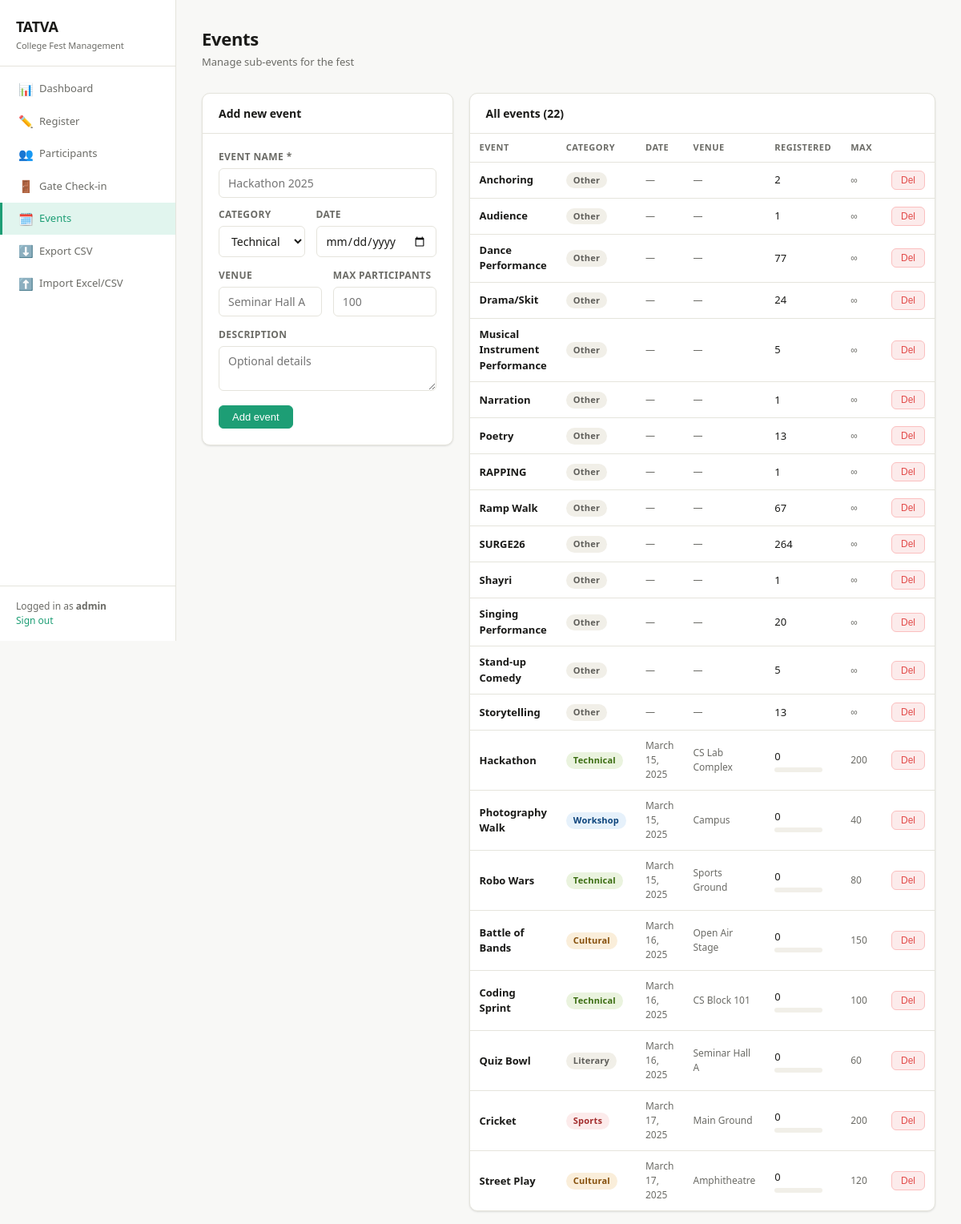
/events/ (signed in), run on the app's committed database.
### events/models.py (models this page shows, shortened)
class Event(models.Model):
    name = models.CharField(max_length=150)
    category = models.CharField(max_length=20, choices=EventCategory.choices, default=EventCategory.TECHNICAL)
    date = models.DateField(null=True, blank=True)
    venue = models.CharField(max_length=200, blank=True)
    max_participants = models.PositiveIntegerField(null=True, blank=True, help_text='Leave blank for unlimited')
    description = models.TextField(blank=True)
    created_at = models.DateTimeField(auto_now_add=True)
    class Meta:
        ordering = ['date', 'name']
    @property
    def registration_count(self):
        return self.participants.count()
    @property
    def fill_percentage(self):
        if self.max_participants and self.max_participants > 0:
            return min(100, round(self.registration_count / self.max_participants * 100))
        return 0

### events/views.py (the view)
# urls.py: path('events/', views.event_list, name='event_list'),
@login_required
def event_list(request):
    events = Event.objects.annotate(reg_count=Count('participants')).order_by('date', 'name')
    form = EventForm()
    if request.method == 'POST':
        form = EventForm(request.POST)
        if form.is_valid():
            form.save()
            messages.success(request, f'Event "{form.cleaned_data["name"]}" added.')
            return redirect('event_list')
    return render(request, 'events/events.html', {'events': events, 'form': form})

### events/forms.py
class EventForm(forms.ModelForm):
    class Meta:
        model = Event
        fields = ['name', 'category', 'date', 'venue', 'max_participants', 'description']
        widgets = {
            'name': forms.TextInput(attrs={'placeholder': 'Hackathon 2025', 'class': 'form-input'}),
            'category': forms.Select(attrs={'class': 'form-input'}),
            'date': forms.DateInput(attrs={'type': 'date', 'class': 'form-input'}),
            'venue': forms.TextInput(attrs={'placeholder': 'Seminar Hall A', 'class': 'form-input'}),
            'max_participants': forms.NumberInput(attrs={'placeholder': '100', 'class': 'form-input'}),
            'description': forms.Textarea(attrs={'rows': 2, 'class': 'form-input', 'placeholder': 'Optional details'}),
        }

### events/templates/events/events.html (shortened to what this page needs)
{% extends 'events/base.html' %}
{% block content %}
<div class="page-header">
  <h2>Events</h2>
  <p>Manage sub-events for the fest</p>
</div>
<div style="display:grid;grid-template-columns:1fr 1.6fr;gap:1.25rem;align-items:start">
  <div class="card">
    <div class="card-header"><h3>Add new event</h3></div>
    <div class="card-body">
      <form method="post" novalidate>
        <div class="form-grid full" style="margin-bottom:12px">
          <div class="form-group">
            <label>Event name *</label>
            {{ form.name }}
          </div>
        </div>
        <div class="form-grid">
          <div class="form-group">
            <label>Category</label>{{ form.category }}
          </div>
          <div class="form-group">
            <label>Date</label>{{ form.date }}
          </div>
        </div>
        <div class="form-grid">
          <div class="form-group">
            <label>Venue</label>{{ form.venue }}
          </div>
          <div class="form-group">
            <label>Max participants</label>{{ form.max_participants }}
          </div>
        </div>
        <div class="form-grid full">
          <div class="form-group">
            <label>Description</label>{{ form.description }}
          </div>
        </div>
        <button type="submit" class="btn btn-primary" style="margin-top:4px">Add event</button>
      </form>
    </div>
  </div>
  <div class="card">
    <div class="card-header">
      <h3>All events ({{ events.count }})</h3>
    </div>
    <div class="table-wrap">
      <table>
        <thead>
          <tr>
            <th>Event</th>
            <th>Category</th>
            <th>Date</th>
            <th>Venue</th>
            <th>Registered</th>
            <th>Max</th>
            <th></th>
          </tr>
        </thead>
        <tbody>
          {% for e in events %}
          <tr>
            <td><strong style="font-size:13px">{{ e.name }}</strong></td>
            <td>
              <span class="badge badge-{% if e.category == 'Technical' %}green{% elif e.category == 'Cultural' %}amber{% elif e.category == 'Sports' %}red{% elif e.category == 'Workshop' %}blue{% else %}gray{% endif %}">
                {{ e.category }}
              </span>
            </td>
            <td style="font-size:12px;color:var(--muted)">{{ e.date|default:"—" }}</td>
            <td style="font-size:12px;color:var(--muted)">{{ e.venue|default:"—" }}</td>
            <td>
              {{ e.reg_count }}
              {% if e.max_participants %}
              <div class="progress" style="width:60px;margin-top:4px">
              </div>
              {% endif %}
            </td>
            <td style="font-size:12px;color:var(--muted)">{{ e.max_participants|default:"∞" }}</td>
            <td>
              <form method="post" action="{% url 'delete_event' e.pk %}" onsubmit="return confirm('Delete event {{ e.name }}? Registrations for this event will be removed.')">
                <button type="submit" class="btn btn-sm btn-danger">Del</button>
              </form>
            </td>
          </tr>
          {% empty %}
          <tr><td colspan="7" class="empty-state"><p>No events yet. Add your first event.</p></td></tr>
          {% endfor %}
        </tbody>
      </table>
    </div>
  </div>
</div>
{% endblock %}

### events/templates/events/base.html (shortened to what this page needs)
<!DOCTYPE html>
<html lang="en">
<head>
</head>
<body>
<div class="layout">
  <aside class="sidebar">
    <div class="sidebar-logo">
      <h1>TATVA</h1>
      <p>College Fest Management</p>
    </div>
    <nav class="sidebar-nav">
      <a href="{% url 'dashboard' %}" class="nav-item {% if request.resolver_match.url_name == 'dashboard' %}active{% endif %}">
        <span class="icon">📊</span> Dashboard
      </a>
      <a href="{% url 'register_participant' %}" class="nav-item {% if 'register' in request.resolver_match.url_name %}active{% endif %}">
        <span class="icon">✏️</span> Register
      </a>
      <a href="{% url 'participant_list' %}" class="nav-item {% if 'participant_list' in request.resolver_match.url_name %}active{% endif %}">
        <span class="icon">👥</span> Participants
      </a>
      <a href="{% url 'gate_checkin' %}" class="nav-item {% if 'gate' in request.resolver_match.url_name %}active{% endif %}">
        <span class="icon">🚪</span> Gate Check-in
      </a>
      <a href="{% url 'event_list' %}" class="nav-item {% if 'event' in request.resolver_match.url_name %}active{% endif %}">
        <span class="icon">🗓️</span> Events
      </a>
      <a href="{% url 'export_csv' %}" class="nav-item">
        <span class="icon">⬇️</span> Export CSV
      </a>
      <a href="#" onclick="document.getElementById('importModal').style.display='flex'; return false;" class="nav-item">
        <span class="icon">⬆️</span> Import Excel/CSV
      </a>
    </nav>
    <div class="sidebar-footer">
      Logged in as <strong>{{ request.user.username }}</strong><br>
      <a href="{% url 'logout' %}">Sign out</a>
    </div>
  </aside>
  <main class="main">
    {% block content %}{% endblock %}
  </main>
</div>
</body>
</html>

### events/templates/events/base.html (style rules this page uses)
* { box-sizing:border-box;margin:0;padding:0 }
:root { --accent:#1D9E75;--accent-dark:#085041;--accent-light:#E1F5EE; --danger:#E24B4A;--danger-light:#FCEBEB; --warn:#BA7517;--warn-light:#FAEEDA; --info:#185FA5;--info-light:#E6F1FB; --bg:#F8F8F6;--surface:#FFFFFF;--border:#E5E4DC; --text:#1A1A18;--muted:#6B6B66;--subtle:#A0A09A; --radius:10px;--radius-sm:6px; --shadow:0 1px 3px rgba(0,0,0,.07),0 1px 2px rgba(0,0,0,.05); }
body { font-family:'Segoe UI',system-ui,sans-serif;background:var(--bg);color:var(--text);font-size:15px;line-height:1.5;min-height:100vh }
a { color:var(--accent);text-decoration:none }
.layout { display:flex;min-height:100vh }
.sidebar { width:220px;background:var(--surface);border-right:1px solid var(--border);display:flex;flex-direction:column;position:fixed;top:0;left:0;height:100vh;z-index:100 }
.main { margin-left:220px;flex:1;padding:2rem;max-width:calc(100% - 220px) }
.sidebar-logo { padding:1.25rem 1.25rem 1rem;border-bottom:1px solid var(--border) }
.sidebar-logo h1 { font-size:18px;font-weight:600;color:var(--text);letter-spacing:-.3px }
.sidebar-logo p { font-size:11px;color:var(--muted);margin-top:2px }
.sidebar-nav { flex:1;padding:.5rem 0 }
.nav-item { display:flex;align-items:center;gap:10px;padding:9px 1.25rem;color:var(--muted);font-size:13px;font-weight:500;transition:all .15s;border-left:3px solid transparent }
.nav-item.active { color:var(--accent);background:var(--accent-light);border-left-color:var(--accent) }
.nav-item .icon { width:16px;text-align:center;font-size:15px }
.sidebar-footer { padding:1rem 1.25rem;border-top:1px solid var(--border);font-size:12px;color:var(--muted) }
.page-header { margin-bottom:1.75rem }
.page-header h2 { font-size:22px;font-weight:600;color:var(--text);letter-spacing:-.3px }
.page-header p { font-size:13px;color:var(--muted);margin-top:3px }
.card { background:var(--surface);border:1px solid var(--border);border-radius:var(--radius);box-shadow:var(--shadow) }
.card-body { padding:1.25rem }
.card-header { padding:.9rem 1.25rem;border-bottom:1px solid var(--border);display:flex;align-items:center;justify-content:space-between }
.card-header h3 { font-size:14px;font-weight:600;color:var(--text) }
.btn { display:inline-flex;align-items:center;gap:6px;padding:7px 16px;border-radius:var(--radius-sm);border:1px solid var(--border);background:var(--surface);color:var(--text);font-size:13px;font-weight:500;cursor:pointer;transition:all .15s;line-height:1;text-decoration:none }
.btn-primary { background:var(--accent);color:#fff;border-color:var(--accent) }
.btn-danger { background:var(--danger-light);color:var(--danger);border-color:#FBBFBF }
.btn-sm { padding:5px 11px;font-size:12px }
.form-grid { display:grid;grid-template-columns:1fr 1fr;gap:14px;margin-bottom:14px }
.form-grid.full { grid-template-columns:1fr }
.form-group { display:flex;flex-direction:column;gap:5px }
.form-group label { font-size:12px;font-weight:600;color:var(--muted);text-transform:uppercase;letter-spacing:.4px }
.form-input,.form-group input,.form-group select,.form-group textarea { font-size:14px;padding:8px 11px;border:1px solid var(--border);border-radius:var(--radius-sm);background:var(--surface);color:var(--text);width:100%;outline:none;font-family:inherit;transition:border .15s }
.table-wrap { overflow-x:auto }
table { width:100%;border-collapse:collapse;font-size:13px }
th { text-align:left;padding:9px 12px;border-bottom:1px solid var(--border);font-size:11px;font-weight:700;color:var(--muted);text-transform:uppercase;letter-spacing:.5px;white-space:nowrap }
td { padding:10px 12px;border-bottom:1px solid var(--border);color:var(--text);vertical-align:middle }
tr:last-child td { border-bottom:none }
.badge { display:inline-block;padding:2px 9px;border-radius:20px;font-size:11px;font-weight:600;letter-spacing:.2px }
.badge-green { background:#EAF3DE;color:#3B6D11 }
.badge-gray { background:#F1EFE8;color:#5F5E5A }
.badge-red { background:#FCEBEB;color:#A32D2D }
.badge-amber { background:#FAEEDA;color:#854F0B }
.badge-blue { background:#E6F1FB;color:#0C447C }
.progress { height:6px;background:#F1EFE8;border-radius:3px;overflow:hidden;margin-top:4px }

### data on the page
Event: name "Anchoring", category "Other", date "—", venue "—", reg_count "2", max_participants "∞"
Event: name "Audience", category "Other", date "—", venue "—", reg_count "1", max_participants "∞"
Event: name "Dance Performance", category "Other", date "—", venue "—", reg_count "77", max_participants "∞"
Event: name "Drama/Skit", category "Other", date "—", venue "—", reg_count "24", max_participants "∞"
Event: name "Musical Instrument Performance", category "Other", date "—", venue "—", reg_count "5", max_participants "∞"
Event: name "Narration", category "Other", date "—", venue "—", reg_count "1", max_participants "∞"
Event: name "Poetry", category "Other", date "—", venue "—", reg_count "13", max_participants "∞"
Event: name "RAPPING", category "Other", date "—", venue "—", reg_count "1", max_participants "∞"
Event: name "Ramp Walk", category "Other", date "—", venue "—", reg_count "67", max_participants "∞"
Event: name "SURGE26", category "Other", date "—", venue "—", reg_count "264", max_participants "∞"
Event: name "Shayri", category "Other", date "—", venue "—", reg_count "1", max_participants "∞"
Event: name "Singing Performance", category "Other", date "—", venue "—", reg_count "20", max_participants "∞"
Event: name "Stand-up Comedy", category "Other", date "—", venue "—", reg_count "5", max_participants "∞"
Event: name "Storytelling", category "Other", date "—", venue "—", reg_count "13", max_participants "∞"
Event: name "Hackathon", category "Technical", date "March 15, 2025", venue "CS Lab Complex", reg_count "0", max_participants "200"
Event: name "Photography Walk", category "Workshop", date "March 15, 2025", venue "Campus", reg_count "0", max_participants "40"
Event: name "Robo Wars", category "Technical", date "March 15, 2025", venue "Sports Ground", reg_count "0", max_participants "80"
Event: name "Battle of Bands", category "Cultural", date "March 16, 2025", venue "Open Air Stage", reg_count "0", max_participants "150"
Event: name "Coding Sprint", category "Technical", date "March 16, 2025", venue "CS Block 101", reg_count "0", max_participants "100"
Event: name "Quiz Bowl", category "Literary", date "March 16, 2025", venue "Seminar Hall A", reg_count "0", max_participants "60"
Event: name "Cricket", category "Sports", date "March 17, 2025", venue "Main Ground", reg_count "0", max_participants "200"
Event: name "Street Play", category "Cultural", date "March 17, 2025", venue "Amphitheatre", reg_count "0", max_participants "120"

### other printed values
{{ request.user.username }} "admin"
{{ events.count }} "22"
